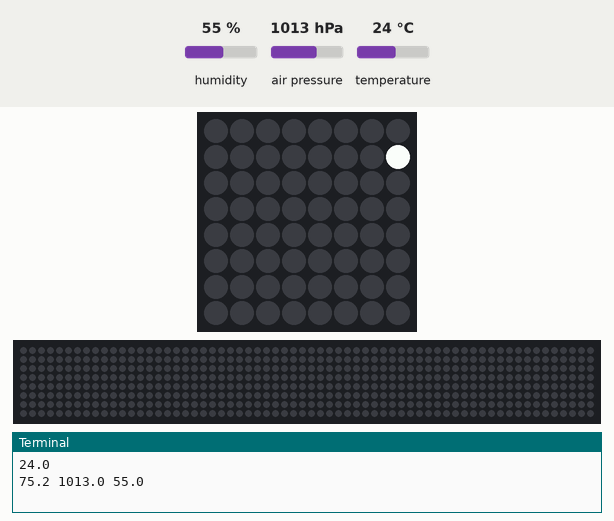
Simulated run of this program. Board: Raspberry Pi (BCM pin numbers) with a Sense HAT. Shown: the Sense HAT's 8×8 RGB LED matrix, a strip that is not on the board, showing the scrolling text unrolled, the last lines printed to the terminal. The test bench sets the inputs (shaded band); at power-on: humidity 55 %, air pressure 1013 hPa, temperature 24 °C. The 64×8 strip is a reading aid, not a part: it shows the text the matrix is scrolling, unrolled, one strip-width of it at a time.

Above: at 0.17 s.
At 8.03 s:
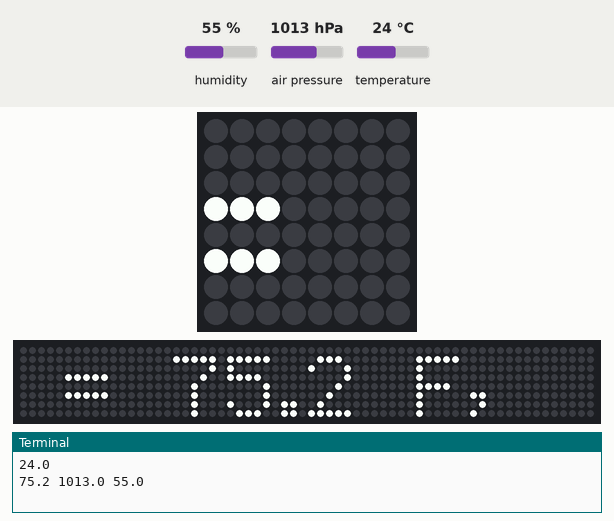
At 15.88 s:
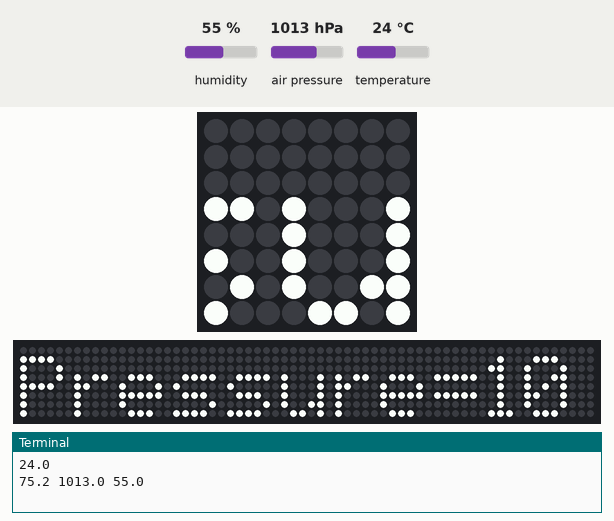
At 31.69 s:
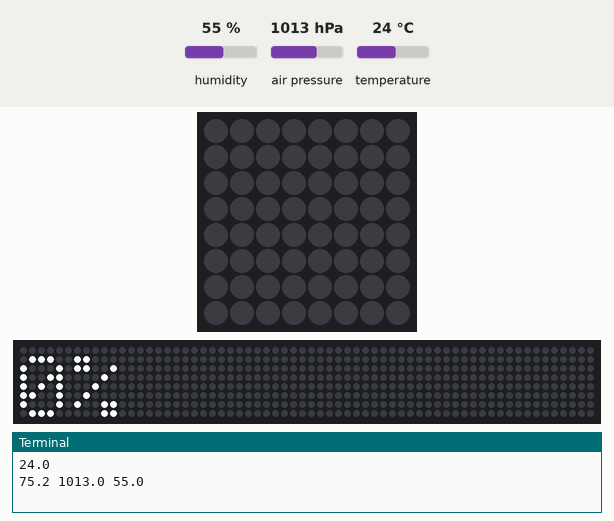
At 32.3 s:
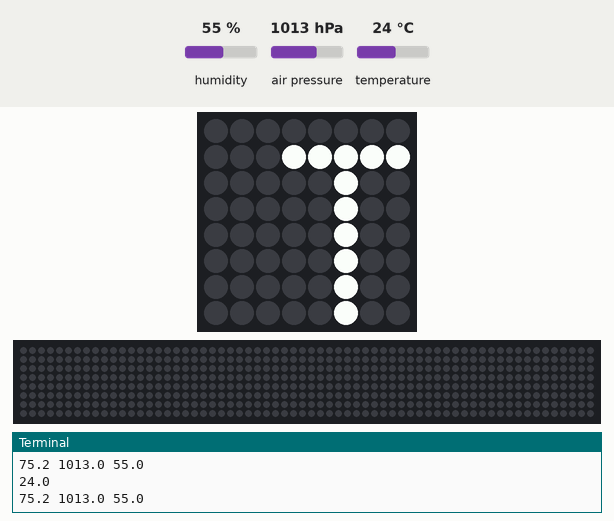
At 39.85 s:
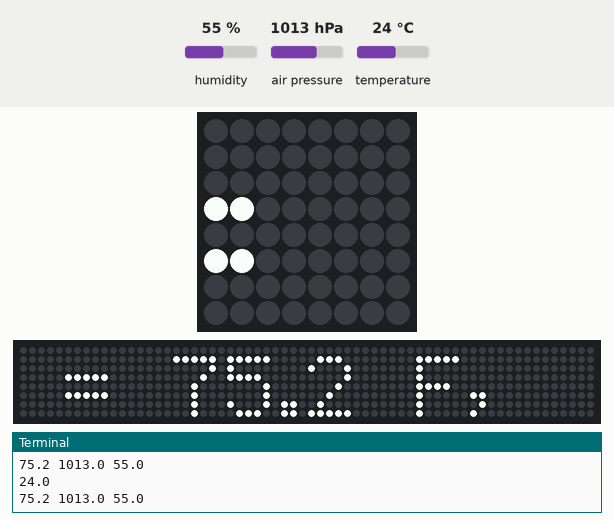

The program:

env_scroll.py
```python
from sense_hat import SenseHat
sense = SenseHat()

while True:
    t = sense.get_temperature()
    p = sense.get_pressure()
    h = sense.get_humidity()
    print(t)
    t = 9.0/5.0*t+32

    t = round(t, 1)
    p = round(p, 1)
    h = round(h, 1)

    msg = "Temperature = %s F, Pressure=%s mb, Humidity=%s%%" % (t,p,h)
    print(t,p,h)

    sense.show_message(msg)
```
